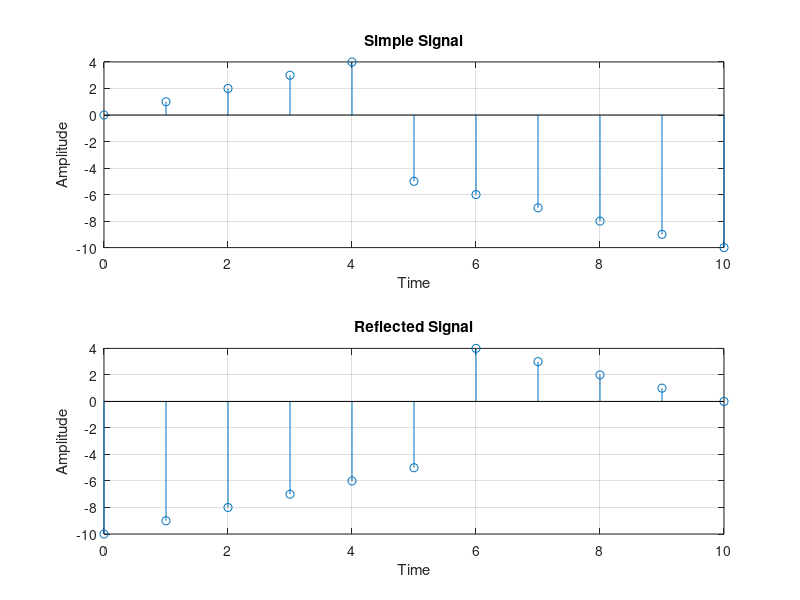

Write MATLAB code to recreate this figure.
% Addition of two signals
t=0:0.01:0.1
f=25;
t1=2*pi*f*t;
x1=sin(t1);
subplot(3,1,1)
plot(t,x1)
title('x1')
xlabel('Time')
ylabel('Amplitude')
grid on;
x2=cos(t1)
subplot(3,1,2)
plot(t,x2)
title('x2')
xlabel('Time')
ylabel('Amplitude')
y=x1+x2
subplot(3,1,3)
plot(t,y)
title('Addition of 2 signals y= x1+x2')
xlabel('Time')
ylabel('Amplitude')

% ii) Subtraction of Signals
t=0:0.01:0.1
f=25;
t1=2*pi*f*t;
x1=sin(t1);
subplot(3,1,1)
plot(t,x1)
title('x1')
xlabel('Time')
ylabel('Amplitude')
grid on;
x2=cos(t1)
subplot(3,1,2)
grid on;
plot(t,x2)
title('x2')
xlabel('Time')
ylabel('Amplitude')
grid on;
y=x1-x2 % Here the subtraction takes place
subplot(3,1,3)
grid on;
plot(t,y)
title('Subtraction of Signals:y= x1-x2')
xlabel('Time')
ylabel('Amplitude')

% iii) Multiplication of Signals
t=0:0.01:0.1
f=25;
t1=2*pi*f*t;
x1=sin(t1);
subplot(3,1,1)
plot(t,x1)
title('x1')
xlabel('Time')
ylabel('Amplitude')
grid on;
x2=cos(t1)
subplot(3,1,2)
plot(t,x2)
title('x2')
xlabel('Time')
ylabel('Amplitude')
grid on;
y=x1.*x2 % Here the multiplication takes place
subplot(3,1,3)
plot(t,y)
title('Multiplication of signals: y= x1*x2')
xlabel('Time')
ylabel('Amplitude')
grid on;

% iv) Time Shifting of Signals
t=0:10;
x=[0 1 2 1 0 1 2 0 1 2 1 ];
subplot(3,1,1)
plot(t,x)
title('Signal')
xlabel('Time')
ylabel('Amplitude')
grid on;
axis([-2 8 0 4]);
subplot(3,1,2)
plot(t+2,x)
title('Left Shift')
xlabel('Time')
ylabel('Amplitude')
grid on;
axis([-2 8 0 4]);
subplot(3,1,3)
plot(t-2,x)
title('Right Shift')
xlabel('Time')
ylabel('Amplitude')
grid on;
axis([-2 8 0 4]);

% v)Time Scaling of Signals
t=0:0.01:8*pi
x=sin(t);
subplot(3,1,1)
plot(t,x)
title('Signal')
xlabel('Time')
ylabel('Amplitude')
grid on;
y=sin(t/2)
subplot(3,1,2)
plot(t,y)
title('Expanded Signal')
xlabel('Time')
ylabel('Amplitude')
grid on;
z=sin(t*2)
subplot(3,1,3)
plot(t,z)
title('Compressed Signal')
xlabel('Time')
ylabel('Amplitude')
grid on;

% vi)Time reversal
t=0:10;
x=[0 1 2 3 4 -5 -6 -7 -8 -9 -10];
subplot(2,1,1); stem(t,x);
title('Simple Signal')
xlabel('Time')
ylabel('Amplitude')
grid on;
y=fliplr(x);
subplot(2,1,2); stem(t,y);
title('Reflected Signal')
xlabel('Time')
ylabel('Amplitude')
grid on;
